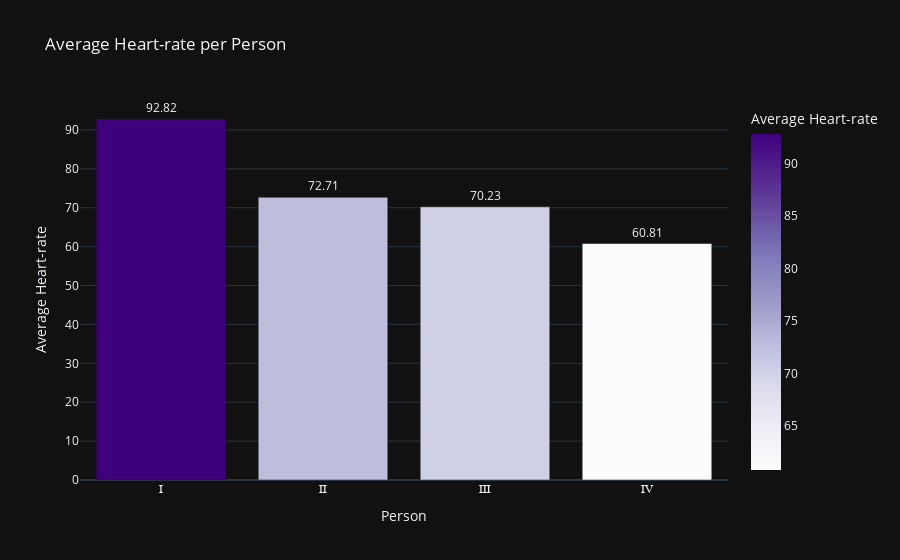

Notebook code for this chart:
### Markdown cell above
### Interactive Bar Chart for Heart Rate

### Code cell
# Define columns and labels
heart_rate_columns = ['Heart-rate-Z', 'Heart-rate-R', 'Heart-rate-O', 'Heart-rate-J']
roman_labels = ['Ⅰ', 'Ⅱ', 'Ⅲ', 'Ⅳ']

# Convert to numeric to avoid errors
for col in heart_rate_columns:
    df_filled[col] = pd.to_numeric(df_filled[col], errors='coerce')

# Calculate means
heart_rate_means = [df_filled[col].mean() for col in heart_rate_columns]

# Create DataFrames for plotting
df_heart_rate = pd.DataFrame({'Person': roman_labels, 'Average Heart-rate': heart_rate_means})

# Interactive bar plot for Heart-rate
fig2 = px.bar(df_heart_rate, x='Person', y='Average Heart-rate', text='Average Heart-rate',
              title='Average Heart-rate per Person', template="plotly_dark",
              color='Average Heart-rate', color_continuous_scale='purples')

fig2.update_traces(texttemplate='%{text:.2f}', textposition='outside')
fig2.show()

### Figure 1 — Plotly figure (JSON) as saved in the notebook; plotly's stock layout.template omitted (floating-point values rounded to 4 significant figures)
{"data": [{"alignmentgroup": "True", "hovertemplate": "Person=%{x}<br>Average Heart-rate=%{marker.color}<extra></extra>", "legendgroup": "", "marker": {"color": [92.82, 72.71, 70.23, 60.81], "coloraxis": "coloraxis", "pattern": {"shape": ""}}, "name": "", "offsetgroup": "", "orientation": "v", "showlegend": false, "text": [92.82, 72.71, 70.23, 60.81], "textposition": "outside", "texttemplate": "%{text:.2f}", "type": "bar", "x": ["Ⅰ", "Ⅱ", "Ⅲ", "Ⅳ"], "xaxis": "x", "y": [92.82, 72.71, 70.23, 60.81], "yaxis": "y"}], "layout": {"barmode": "relative", "coloraxis": {"colorbar": {"title": {"text": "Average Heart-rate"}}, "colorscale": [[0, "rgb(252,251,253)"], [0.125, "rgb(239,237,245)"], [0.25, "rgb(218,218,235)"], [0.375, "rgb(188,189,220)"], [0.5, "rgb(158,154,200)"], [0.625, "rgb(128,125,186)"], [0.75, "rgb(106,81,163)"], [0.875, "rgb(84,39,143)"], [1, "rgb(63,0,125)"]]}, "legend": {"tracegroupgap": 0}, "title": {"text": "Average Heart-rate per Person"}, "xaxis": {"anchor": "y", "domain": [0, 1], "title": {"text": "Person"}}, "yaxis": {"anchor": "x", "domain": [0, 1], "title": {"text": "Average Heart-rate"}}}}
